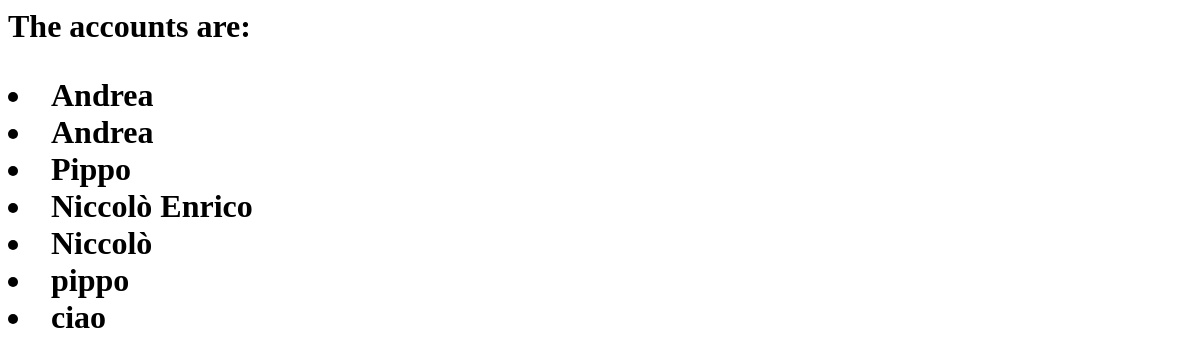
Before: /account/ with the older database file.
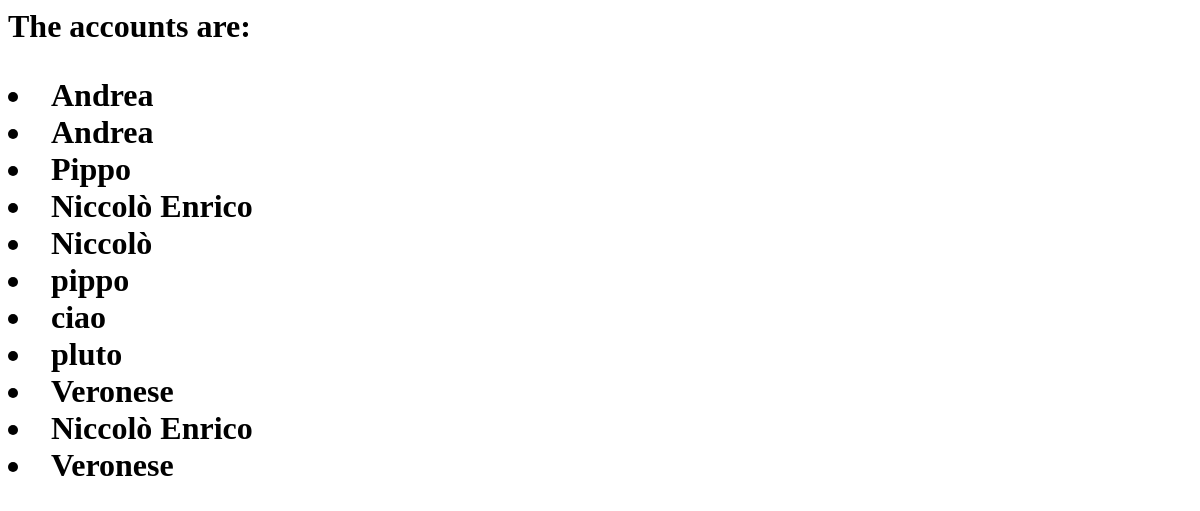
After: the same page with the newer database file.
### IqueueAP/models.py (models this page shows, shortened)
class Account(models.Model):
    name = models.CharField(max_length=100)
    surname = models.CharField(max_length=100)
    account_id = models.CharField(max_length=50)
    password = models.CharField(max_length=50)
    email = models.EmailField(max_length=150)
    birthday = models.DateField()

### IqueueAP/views.py (the view)
# urls.py: path('account/', account_view, name='account_view'),
def account_view(request):
    account = Account.objects.all()
    return render(request, 'account_list.html', {'account': account})

### IqueueAP/templates/account_list.html (shortened to what this page needs)
<html>
<head>
</head>
<body>
  <h1>
    <p>
    The accounts are:
    {% for account in account %}
        <li> {{ account.name }} </li>
    {% endfor %}
    </p>
  </h1>
</body>
</html>

Changed rows visible on the page:
added Account: name "pluto"
added Account: name "Veronese"
added Account: name "Niccolò Enrico"
added Account: name "Veronese"
